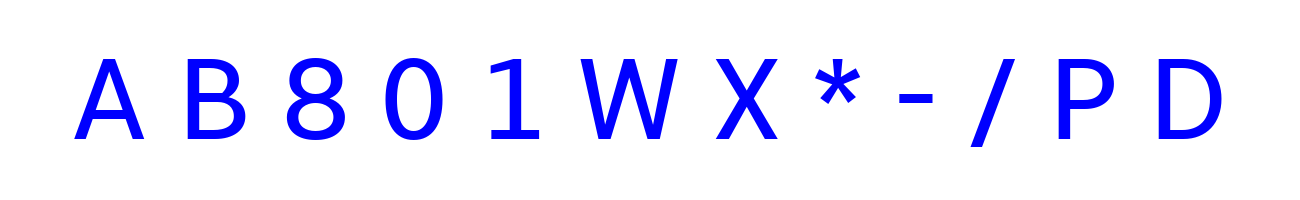
#> input picture alphabet/alphabet_ext.png, 1300 x 200 px
$ python -i main.py   (imports and definitions only)
#> lines starting #> are read from the running program, lines starting #| are printed output that depends on the picture; after the words box and inside, x2 and y2 are one past the last pixel; in counts of white or black regions, pixels touching at a corner belong together
import numpy as np
from skimage.measure import label, regionprops
from skimage.morphology import erosion

# [1 line not run here, left out]
#решил проще просто от общего отнять квадраты
def star(image):
    labeled = label(image)
    reg = regionprops(labeled)

    al = len(reg)

    count_kvadrat = 0

    struct = np.ones((3, 3))

    for i in reg:
        if np.any(erosion(i.image, footprint=struct)):
            count_kvadrat += 1

    star_count = al - count_kvadrat
    return star_count

# [1 line that did not run here, left out]
# [1 line not run here, left out]

>>> import cv2
>>> picture = cv2.imread('../alphabet/alphabet_ext.png', cv2.IMREAD_GRAYSCALE)
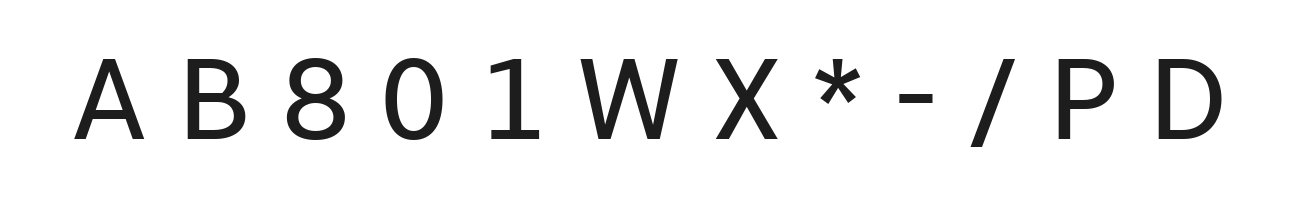
#> picture: shape (200, 1300); min 29, max 255, mean 236.2
>>> result = star(picture)
#> in star, `labeled = label(image)`:
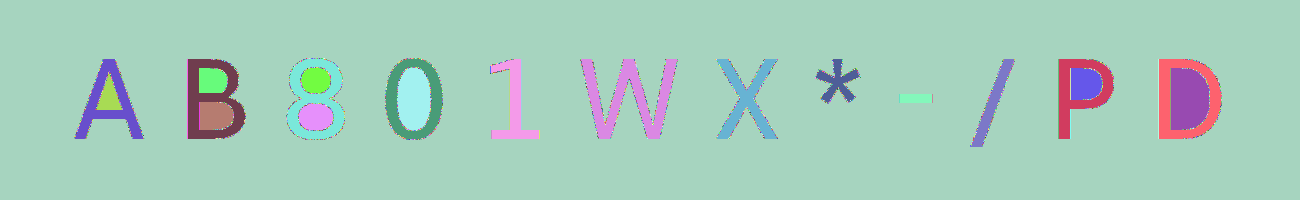
#> labeled: shape (200, 1300) int64; 3556 distinct labels, from 1 to 3556; one colour per label, 0 black
#> in star, `reg = regionprops(labeled)`: reg = 3556 regions; largest, box (x1, y1, x2, y2) and area: (0, 0, 1300, 200) 228380, (581, 59, 677, 139) 2818, (188, 59, 245, 139) 2312, (1159, 59, 1221, 139) 2119, (287, 59, 344, 140) 2110
#> in star, `al = len(reg)`: al = 3556
#> after the loop in star, `for i in reg:`: count_kvadrat = 3555
#> in star, `star_count = al - count_kvadrat`: star_count = 1
#> result = 1
